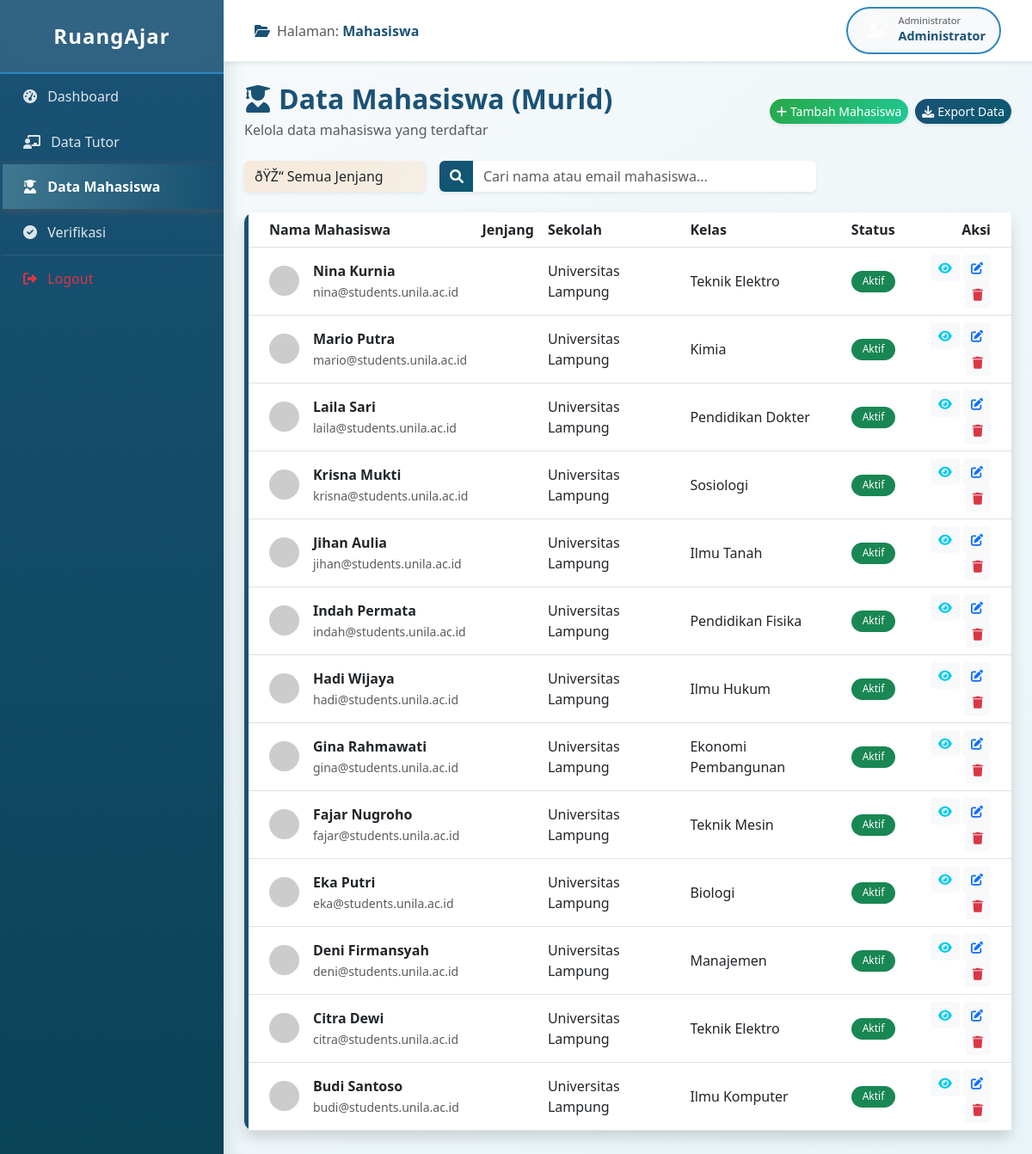
Screenshot of /frontend/pages/admin/dashboard.php?page=mahasiswa (signed in) with the database file from the repository.
### tables this page shows
CREATE TABLE `mahasiswa` (
  `id` int NOT NULL AUTO_INCREMENT,
  `nim` varchar(20) DEFAULT NULL,
  `angkatan` int DEFAULT '2024',
  `fakultas` varchar(100) DEFAULT 'FMIPA',
  `nama_lengkap` varchar(100) NOT NULL,
  `email` varchar(100) NOT NULL,
  `jenjang` enum('SD','SMP','SMA') DEFAULT NULL,
  `sekolah` varchar(100) DEFAULT NULL,
  `kelas` varchar(50) DEFAULT NULL,
  `minat` text,
  `status` enum('Aktif','Cuti','Non-Aktif') DEFAULT 'Aktif',
  `created_at` timestamp NOT NULL DEFAULT CURRENT_TIMESTAMP,
  PRIMARY KEY (`id`),
  UNIQUE KEY `email` (`email`)
);

### src/frontend/pages/admin/views/mahasiswa.php (the view, shortened to what this page needs)
<?php
global $conn;
$query = "SELECT * FROM mahasiswa ORDER BY id DESC";
$result = mysqli_query($conn, $query);
?>
<div class="d-flex justify-content-between flex-wrap flex-md-nowrap align-items-center mb-4">
    <div>
        <h2 class="mb-1 fw-bold" style="color: #1a5276;"><i class="fas fa-user-graduate me-2"></i>Data Mahasiswa (Murid)</h2>
        <p class="text-muted mb-0">Kelola data mahasiswa yang terdaftar</p>
    </div>
    <div class="btn-toolbar mb-2 mb-md-0">
        <button type="button" class="btn btn-sm rounded-pill shadow-sm me-2" onclick="openAddSiswaModal()"
                style="background: linear-gradient(135deg, #28a745 0%, #20c997 100%); color: white; border: none;">
            <i class="fas fa-plus me-1"></i>Tambah Mahasiswa
        </button>
        <button type="button" class="btn btn-sm rounded-pill shadow-sm" onclick="window.print()"
                style="background: linear-gradient(135deg, #1a5276 0%, #0A5A70 100%); color: white; border: none;">
            <i class="fas fa-download me-1"></i>Export Data
        </button>
    </div>
</div>
<div class="row mb-4 no-print g-3">
    <div class="col-md-3">
        <select id="filterJenjang" class="form-select border-0 shadow-sm" onchange="filterSiswa()"
                style="background: linear-gradient(135deg, rgba(255, 147, 41, 0.15) 0%, rgba(255, 184, 102, 0.15) 100%);">
            <option value="">ðŸŽ“ Semua Jenjang</option>
        </select>
    </div>
    <div class="col-md-6">
        <div class="input-group">
            <span class="input-group-text border-0 shadow-sm" style="background: linear-gradient(135deg, #1a5276 0%, #0A5A70 100%); color: white;">
                <i class="fas fa-search"></i>
            </span>
            <input type="text" id="searchSiswa" class="form-control border-0 shadow-sm" placeholder="Cari nama atau email mahasiswa..." onkeyup="filterSiswa()">
        </div>
    </div>
</div>
<div class="card shadow border-0" style="border-left: 5px solid #1a5276 !important; border-radius: 12px;">
    <div class="table-responsive">
        <table class="table table-hover align-middle mb-0" id="tableSiswa">
            <thead style="background: linear-gradient(135deg, #2e86c1 0%, #ffd4c1 100%); color: #1a5276;">
                <tr>
                    <th class="ps-4">Nama Mahasiswa</th>
                    <th>Jenjang</th>
                    <th>Sekolah</th>
                    <th>Kelas</th>
                    <th>Status</th>
                    <th class="text-end pe-4">Aksi</th>
                </tr>
            </thead>
            <tbody>
                <?php
                if (mysqli_num_rows($result) > 0) {
                    while($row = mysqli_fetch_assoc($result)) {
                        $badgeColor = 'primary';
                        $statusColor = 'success';
                ?>
                <tr>
                    <td class="ps-4">
                        <div class="d-flex align-items-center">
                            <img src="https://ui-avatars.com/api/?name=<?= urlencode($row['nama_lengkap']) ?>&background=random" class="rounded-circle me-3" width="35">
                            <div>
                                <div class="fw-bold nama-col"><?= htmlspecialchars($row['nama_lengkap']) ?></div>
                                <small class="text-muted"><?= htmlspecialchars($row['email']) ?></small>
                            </div>
                        </div>
                    </td>
                    <td><span class="badge bg-<?= $badgeColor ?> jenjang-col"><?= $row['jenjang'] ?></span></td>
                    <td><?= htmlspecialchars($row['sekolah']) ?></td>
                    <td><?= htmlspecialchars($row['kelas']) ?></td>
                    <td><span class="badge bg-<?= $statusColor ?>"><?= $row['status'] ?></span></td>
                    <td class="text-end pe-4">
                        <button class="btn btn-sm btn-light text-info"
                                onclick="showDetailSiswa(
                                    '<?= addslashes($row['nama_lengkap']) ?>',
                                    '<?= $row['jenjang'] ?>',
                                    '<?= addslashes($row['sekolah']) ?>',
                                    '<?= addslashes($row['kelas']) ?>',
                                    '<?= addslashes($row['minat']) ?>'
                                )">
                            <i class="fas fa-eye"></i>
                        </button>
                        <button class="btn btn-sm btn-light text-primary"
                                onclick="editSiswa(<?= $row['id'] ?>)">
                            <i class="fas fa-edit"></i>
                        </button>
                        <button class="btn btn-sm btn-light text-danger"
                                onclick="deleteSiswa(<?= $row['id'] ?>)">
                            <i class="fas fa-trash"></i>
                        </button>
                    </td>
                </tr>
                <?php
                    }
                } else {
                    echo "<tr><td colspan='6' class='text-center py-4'>Belum ada data mahasiswa di database.</td></tr>";
                }
                ?>
            </tbody>
        </table>
    </div>
</div>

### src/frontend/pages/admin/dashboard.php (style rules this page uses)
:root { --primary-dark: #1a5276; --primary-light: #2e86c1; --accent-yellow: #ffb866; --accent-orange: #1a5276; --bg-light: #F8FAFB; }
body { overflow-x: hidden; background: linear-gradient(135deg, #F8FAFB 0%, #E8F4F8 100%); font-family: 'Segoe UI', Tahoma, Geneva, Verdana, sans-serif; }
.card { border: none !important; border-radius: 12px !important; transition: transform 0.3s ease, box-shadow 0.3s ease; }
.badge { padding: 0.4rem 0.8rem; font-weight: 500; border-radius: 20px; }
.table thead { background: linear-gradient(135deg, var(--primary-light) 0%, #ffd4c1 100%) !important; color: var(--primary-dark) !important; }

### rows the page displays
mahasiswa: nama_lengkap "Nina Kurnia", email "nina@students.unila.ac.id", sekolah "Universitas Lampung", kelas "Teknik Elektro", status "Aktif"
mahasiswa: nama_lengkap "Mario Putra", email "mario@students.unila.ac.id", sekolah "Universitas Lampung", kelas "Kimia", status "Aktif"
mahasiswa: nama_lengkap "Laila Sari", email "laila@students.unila.ac.id", sekolah "Universitas Lampung", kelas "Pendidikan Dokter", status "Aktif"
mahasiswa: nama_lengkap "Krisna Mukti", email "krisna@students.unila.ac.id", sekolah "Universitas Lampung", kelas "Sosiologi", status "Aktif"
mahasiswa: nama_lengkap "Jihan Aulia", email "jihan@students.unila.ac.id", sekolah "Universitas Lampung", kelas "Ilmu Tanah", status "Aktif"
mahasiswa: nama_lengkap "Indah Permata", email "indah@students.unila.ac.id", sekolah "Universitas Lampung", kelas "Pendidikan Fisika", status "Aktif"
mahasiswa: nama_lengkap "Hadi Wijaya", email "hadi@students.unila.ac.id", sekolah "Universitas Lampung", kelas "Ilmu Hukum", status "Aktif"
mahasiswa: nama_lengkap "Gina Rahmawati", email "gina@students.unila.ac.id", sekolah "Universitas Lampung", kelas "Ekonomi Pembangunan", status "Aktif"
mahasiswa: nama_lengkap "Fajar Nugroho", email "fajar@students.unila.ac.id", sekolah "Universitas Lampung", kelas "Teknik Mesin", status "Aktif"
mahasiswa: nama_lengkap "Eka Putri", email "eka@students.unila.ac.id", sekolah "Universitas Lampung", kelas "Biologi", status "Aktif"
mahasiswa: nama_lengkap "Deni Firmansyah", email "deni@students.unila.ac.id", sekolah "Universitas Lampung", kelas "Manajemen", status "Aktif"
mahasiswa: nama_lengkap "Citra Dewi", email "citra@students.unila.ac.id", sekolah "Universitas Lampung", kelas "Teknik Elektro", status "Aktif"
mahasiswa: nama_lengkap "Budi Santoso", email "budi@students.unila.ac.id", sekolah "Universitas Lampung", kelas "Ilmu Komputer", status "Aktif"

### other values shown
$page "Mahasiswa"
$_SESSION['user_name'] "Administrator"
